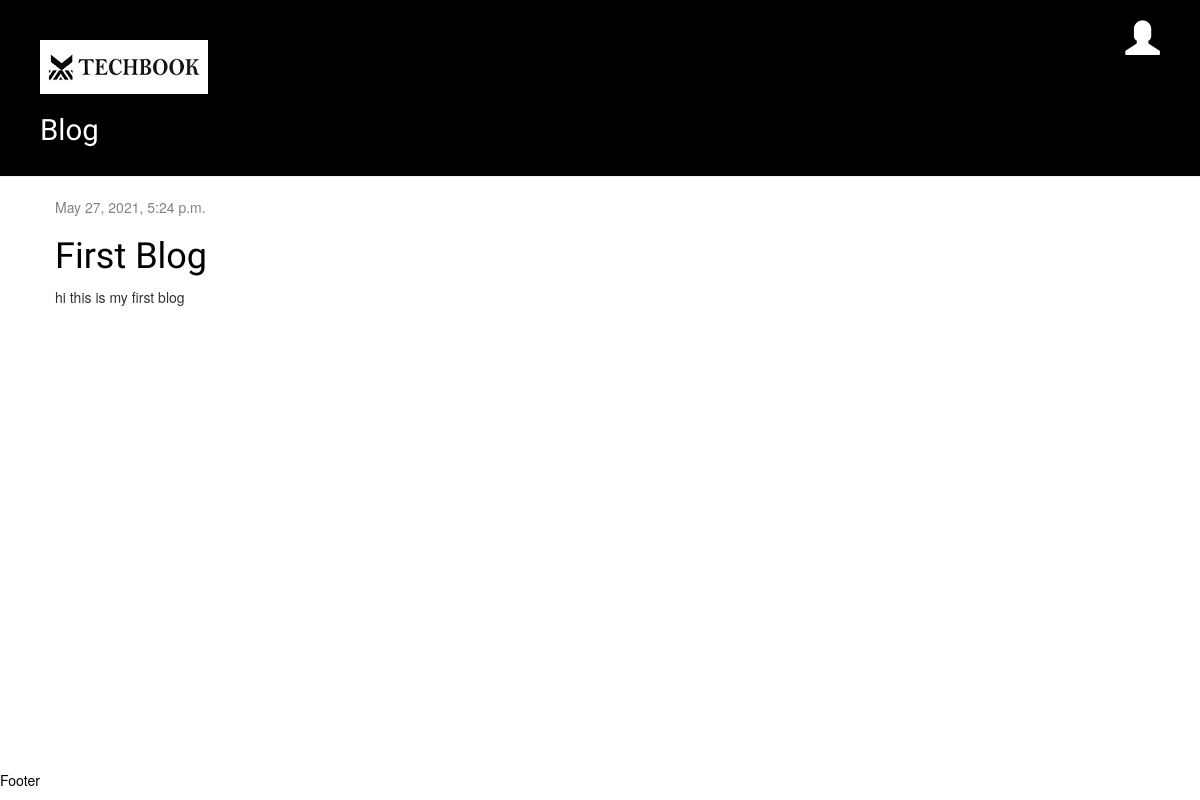
Before: / with the older database file.
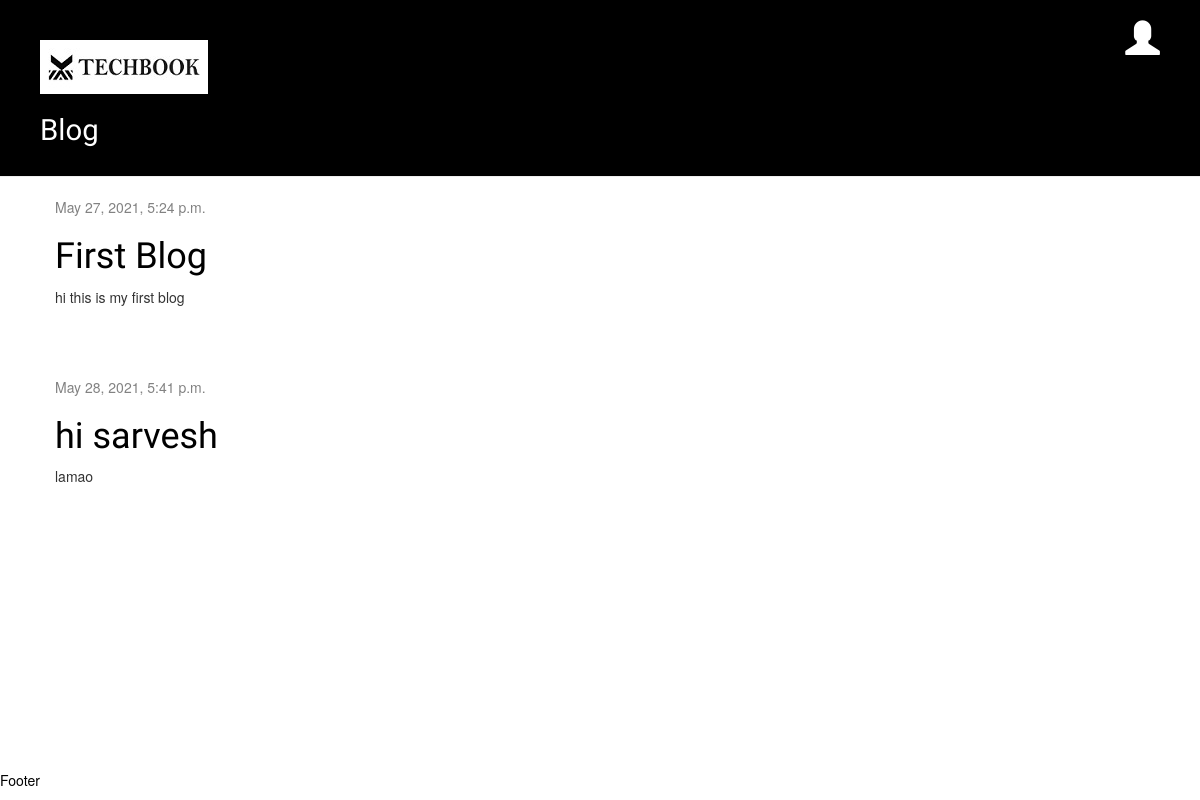
After: the same page with the newer database file.
### blog/models.py (models this page shows, shortened)
class Post(models.Model):
    author = models.ForeignKey('auth.User', on_delete=models.CASCADE)
    title = models.CharField(max_length=200)
    text = models.TextField()
    image = models.ImageField("Image", blank=True, null=True, upload_to="images/")
    created_date = models.DateTimeField(
            default=timezone.now)
    published_date = models.DateTimeField(
            blank=True, null=True)

### blog/views.py (the view)
# urls.py: url(r'^$', views.post_list, name='post_list'),
def post_list(request):
    posts = Post.objects.filter(published_date__lte=timezone.now()).order_by('published_date')
    return render(request, 'blog/post_list.html', {'posts': posts})

### blog/context_processors.py (called while the page is built)
def site_information(request):
    return {
        'BLOG_SITE_NAME': BLOG_SITE_NAME,
        'BLOG_BANNER_COLOR': BLOG_BANNER_COLOR,
        'KUBE_POD_NAME': KUBE_POD_NAME,
    }

### blog/templates/blog/post_list.html
{% extends 'blog/base.html' %}
{% block content %}
    {% for post in posts %}
        <div class="post">
            <div class="date">
                {{ post.published_date }}
            </div>
            <h1><a href="{% url 'post_detail' pk=post.pk %}">{{ post.title }}</a></h1>
            <p>{{ post.text|linebreaksbr }}</p>
        </div>
    {% endfor %}
{% endblock %}

### blog/templates/blog/base.html (shortened to what this page needs)
{% load staticfiles %}
{% load static %}
<html>
    <head>
        <link rel="stylesheet" href="//maxcdn.bootstrapcdn.com/bootstrap/3.2.0/css/bootstrap.min.css">
        <link rel="stylesheet" href="//maxcdn.bootstrapcdn.com/bootstrap/3.2.0/css/bootstrap-theme.min.css">
        <link rel="stylesheet" href="{% static 'css/blog.css' %}">
    </head>
    <body>
        <div class="page-header">
            {% if user.is_authenticated %}
            <a href="{% url 'post_new' %}" class="top-menu"><span class="glyphicon glyphicon-plus"></span></a>
            {% else %}
                <a href="{% url 'login' %}" class="top-menu"><span class="glyphicon glyphicon-user"></span></a>
            {% endif %}
            <h1><a href="\"><img src="{% static "index.jpeg" %}" alt="My image"></a></h1>
            <h2>{{ KUBE_POD_NAME }}</h2>
        </div>
        <div class="content container">
            <div class="row">
                <div class="col-md-8">
                    {% block content %}
                    {% endblock %}
                </div>
            </div>
        </div>
    </body>
    <div class="footer">
  <p>Footer</p>
</div>
</html>

### blog/static/css/blog.css (style rules this page uses)
.page-header { background-color: #db212e; margin-top: 0; padding: 20px 20px 20px 40px; }
.page-header h1, .page-header h1 a, .page-header h1 a:visited, .page-header h1 a:active { color: #ffffff; font-size: 36pt; text-decoration: none; }
.page-header h2, .page-header h2 a, .page-header h2 a:visited, .page-header h2 a:active { color: #ffffff; font-size: 22pt; text-decoration: none; }
.content { margin-left: 40px; }
h1, h2, h3, h4 { font-family: 'Lalezar', cursive; }
.date { color: #828282; }
.top-menu, .top-menu:hover, .top-menu:visited { color: #ffffff; float: right; font-size: 26pt; margin-right: 20px; }
.post { margin-bottom: 70px; }
.post h1 a, .post h1 a:visited { color: #000000; }

Changed rows visible on the page:
added Post: published_date "May 28, 2021, 5:41 p.m.", title "hi sarvesh", text "lamao"
